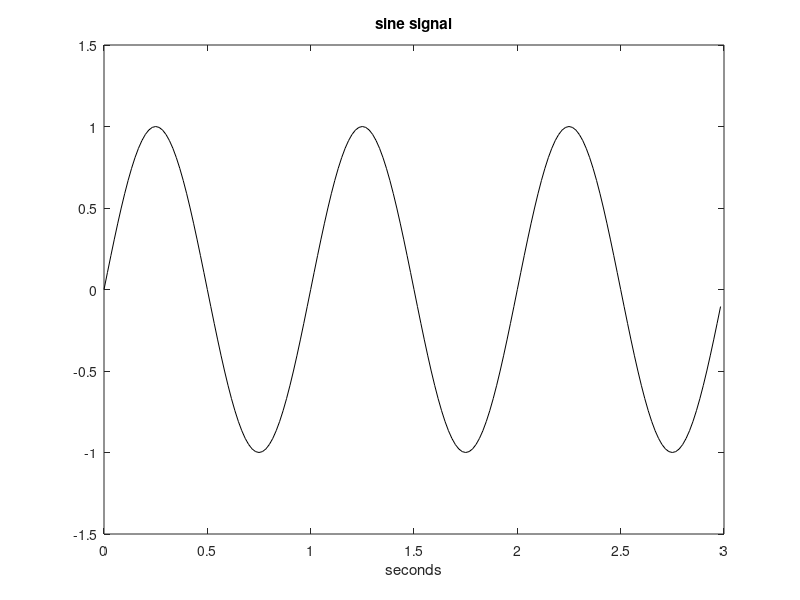

Recreate this plot in MATLAB.
% Sine signal
f=1; %signal frequency in Hz
wy=2*pi*f; %signal frequency in rad/s
fs=60; %sampling frequency in Hz
tiv=1/fs; %time interval between samples;
t=0:tiv:(3-tiv); %time intervals set, 180 values
y=sin(wy*t); %signal data set
plot(t,y,'k'); %plots figure
axis([0 3 -1.5 1.5]);
xlabel('seconds'); 
title('sine signal');